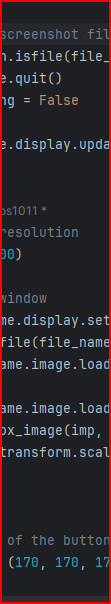
#> input picture image success.png, 111 x 604 px
$ python -i 'dark to light mode.py'   (imports and definitions only)
#> lines starting #> are read from the running program, lines starting #| are printed output that depends on the picture; after the words box and inside, x2 and y2 are one past the last pixel; in counts of white or black regions, pixels touching at a corner belong together
import os
import sys
import numpy as np
from PIL import Image, ImageOps, ImageFilter


def convert_image(image_path, output_path, threshold=220, upscale_factor=2, apply_sharpen=True):
    """
    Convert a dark-mode screenshot to a light-mode look, with some noise reduction:
      1. Invert colors.
      2. Force background to pure white using a luminance threshold.
      3. Optionally upscale the image for clarity (e.g., 2x).
      4. Optionally apply a sharpen filter to make text crisper.

    Args:
        image_path (str): Path to the input image.
        output_path (str): Path to the output (processed) image.
        threshold (int): Luminance threshold [0..255] for forcing pixels to white.
        upscale_factor (int): Factor by which to upscale the image (1 = no upscale).
        apply_sharpen (bool): Whether to apply a sharpen filter after upscaling.
    """
#> called with image_path = 'image success.png', output_path = 'out.png', threshold = 220, upscale_factor = 2, apply_sharpen = True
    try:
        with Image.open(image_path) as img:
            # 1) Ensure RGB
#> img is the input picture: PIL image 111x604 RGB; mean R, G, B 47.2, 37.9, 40.9
            if img.mode != 'RGB':
                img = img.convert('RGB')

            # 2) Invert colors
            inverted_img = ImageOps.invert(img)
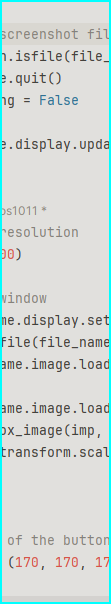
#> inverted_img: PIL image 111x604 RGB; mean R, G, B 207.8, 217.1, 214.1

            # 3) Convert to NumPy array for thresholding
            img_array = np.array(inverted_img, dtype=np.uint8)

            # Calculate luminance for each pixel (0.299*R + 0.587*G + 0.114*B)
            luminance = 0.299 * img_array[..., 0] + 0.587 * img_array[..., 1] + 0.114 * img_array[..., 2]
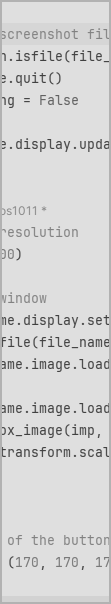
#> luminance: shape (604, 111) float64; min 64.91, max 225, mean 214

            # Create a mask for pixels that are bright enough to be considered background
            mask = luminance >= threshold
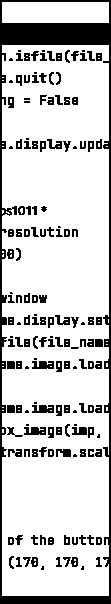
#> mask: shape (604, 111) bool; 81.6% white; 154 black regions (31 under 20 px), largest, box (x1, y1, x2, y2) and area: (0, 0, 111, 604) 6552, (32, 361, 54, 369) 144, (32, 405, 54, 413) 144

            # Force those pixels to pure white
            img_array[mask] = [255, 255, 255]
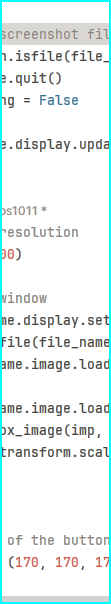
#> img_array: shape (604, 111, 3); mean R, G, B 232.2, 242.4, 242

            # 4) Convert back to PIL image
            processed_img = Image.fromarray(img_array)

            # 5) Optional: Upscale for clarity
            if upscale_factor > 1:
                width, height = processed_img.size
#> width = 111; height = 604
                new_size = (width * upscale_factor, height * upscale_factor)
#> new_size = (222, 1208)
                processed_img = processed_img.resize(new_size, resample=Image.LANCZOS)
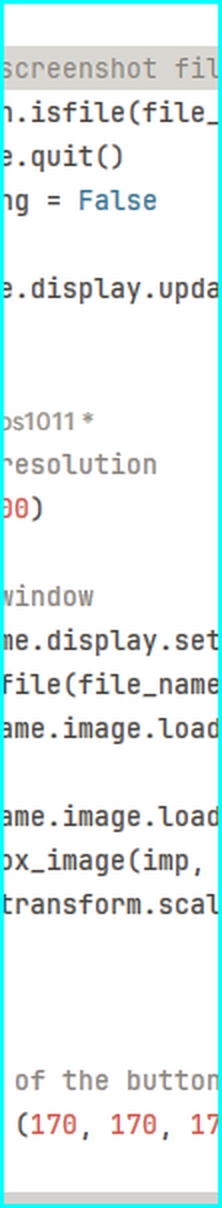
#> processed_img: PIL image 222x1208 RGB; mean R, G, B 231.8, 241.8, 241.3

            # 6) Optional: Sharpen the image
            if apply_sharpen:
                processed_img = processed_img.filter(ImageFilter.SHARPEN)
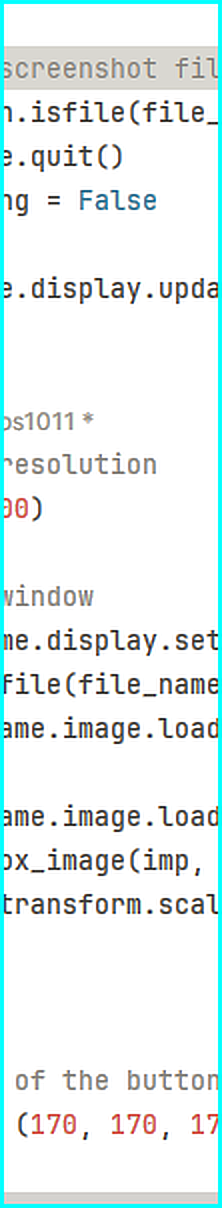
#> processed_img: PIL image 222x1208 RGB; mean R, G, B 231.3, 241.3, 240.8

            # Save the result
            processed_img.save(output_path)
            print(f"Converted: {image_path} -> {output_path}")
    except Exception as e:
        print(f"Failed to process {image_path}: {e}")


# [63 lines left out: functions process_folder, main, not called in this run]


# [2 lines not run here, left out]

>>> result = convert_image('image success.png', 'out.png')
